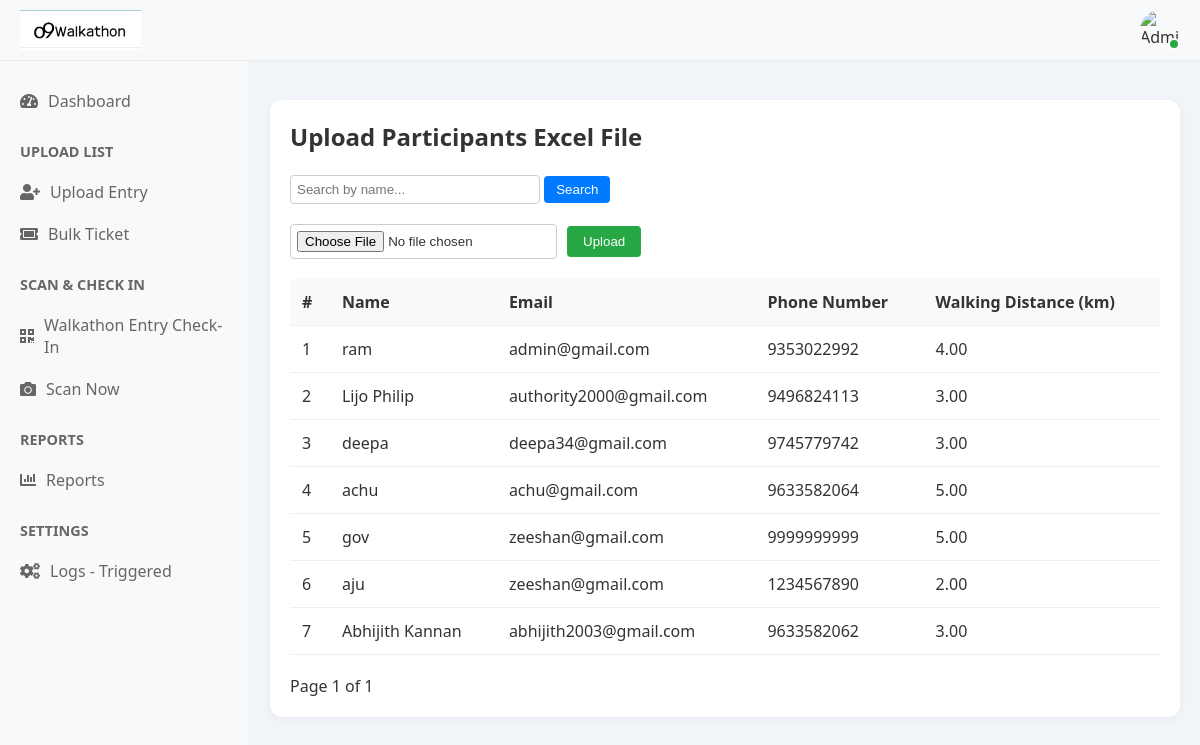
The page /upload_excel/?page=3 on the database as committed earlier.
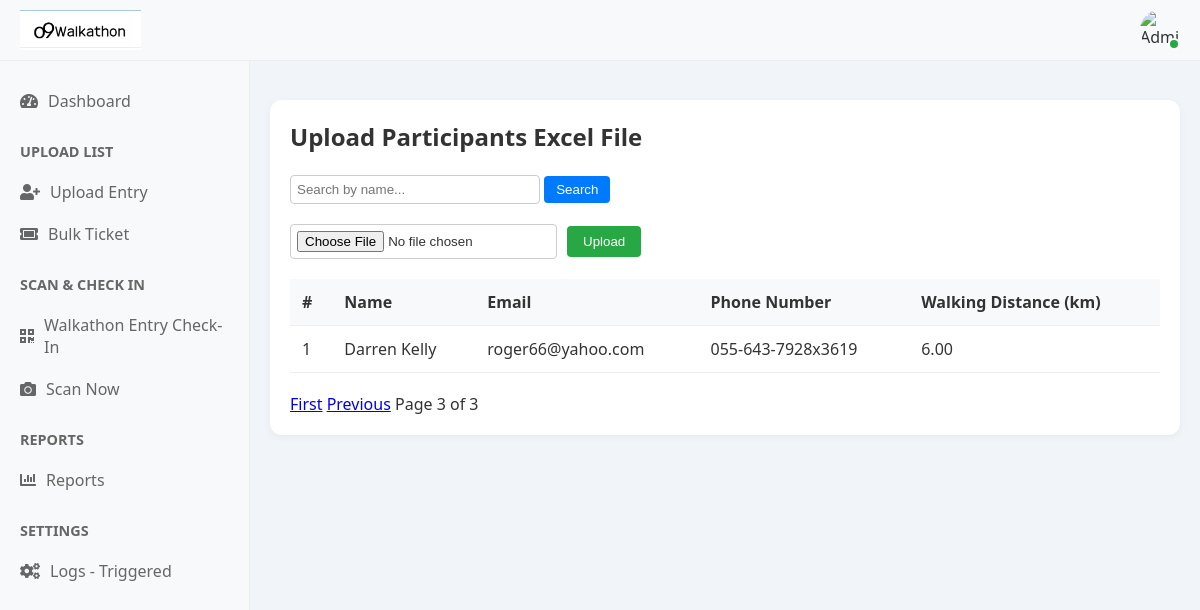
The same page on the database as committed later.
### walkathon_app/models.py (models this page shows, shortened)
class Participant(models.Model):
    unique_id = models.CharField(max_length=20, unique=True,default=uuid.uuid4)
    name = models.CharField(max_length=255)
    email = models.EmailField()
    phone_number = models.CharField(max_length=20)
    walking_distance_km = models.DecimalField(max_digits=5, decimal_places=2)
    registered_at = models.DateTimeField(auto_now_add=True)
    gender = models.CharField(max_length=10, choices=[('Male', 'Male'), ('Female', 'Female'), ('Others', 'Others')], null=True, blank=True)
    working_professional = models.CharField(max_length=3, choices=[('Yes', 'Yes'), ('No', 'No')], null=True, blank=True)
    o9_employee = models.CharField(max_length=3, choices=[('Yes', 'Yes'), ('No', 'No')], null=True, blank=True)
    employee_code = models.CharField(max_length=100, null=True, blank=True)
    company_name = models.CharField(max_length=255, null=True, blank=True)

### walkathon_app/views.py (the view)
# urls.py: path('upload_excel/', views.upload_excel, name='upload_excel'),
def upload_excel(request):
    if request.method == 'POST' and request.FILES.get('excel_file'):
        pass  # Keep your existing file parsing logic here
    search_query = request.GET.get('search', '')
    participants_qs = Participant.objects.all().order_by('-id')
    if search_query:
        participants_qs = participants_qs.filter(Q(name__icontains=search_query))
    paginator = Paginator(participants_qs, 15)  # 15 per page
    page_number = request.GET.get('page')
    page_obj = paginator.get_page(page_number)
    return render(request, 'registered_list.html', {
        'participants': page_obj,
        'page_obj': page_obj,
        'search_query': search_query,
    })

### templates/registered_list.html (shortened to what this page needs)
{% extends "base.html" %}
{% load static %}
{% block content %}
<div class="upload-section">
    <h2>Upload Participants Excel File</h2>
    <br>
    <form method="GET" action="" style="margin-bottom: 20px;">
    <input type="text" name="search" placeholder="Search by name..." value="{{ search_query }}" style="padding: 6px; width: 250px; border: 1px solid #ccc; border-radius: 4px;">
    <button type="submit" style="padding: 6px 12px; border: none; background-color: #007bff; color: white; border-radius: 4px;">Search</button>
    </form>
    <form method="POST" action="{% url 'upload_excel' %}" enctype="multipart/form-data" class="upload-form">
        <input type="file" name="excel_file" accept=".xlsx,.xls" required>
        <button type="submit">Upload</button>
    </form>
    {% if participants %}
    <table>
        <thead>
            <tr>
                <th>#</th>
                <th>Name</th>
                <th>Email</th>
                <th>Phone Number</th>
                <th>Walking Distance (km)</th>
            </tr>
        </thead>
        <tbody>
            {% for participant in page_obj %}
            <tr>
                <td>{{ forloop.counter }}</td>
                <td>{{ participant.name }}</td>
                <td>{{ participant.email }}</td>
                <td>{{ participant.phone_number }}</td>
                <td>{{ participant.walking_distance_km }}</td>
            </tr>
            {% endfor %}
        </tbody>
    </table>
    <div class="pagination" style="margin-top: 20px;">
    {% if page_obj.has_previous %}
        <a href="?page=1{% if search_query %}&search={{ search_query }}{% endif %}">First</a>
        <a href="?page={{ page_obj.previous_page_number }}{% if search_query %}&search={{ search_query }}{% endif %}">Previous</a>
    {% endif %}
    <span>Page {{ page_obj.number }} of {{ page_obj.paginator.num_pages }}</span>
</div>
    {% else %}
        <p>No data to display. Upload an Excel file to see participants.</p>
    {% endif %}
</div>
{% endblock %}

### templates/base.html (shortened to what this page needs)
<!DOCTYPE html>
<html lang="en">
<head>
    {% load static %}
    <link rel="stylesheet" href="https://cdnjs.cloudflare.com/ajax/libs/font-awesome/5.15.4/css/all.min.css">
</head>
<body>
<header class="dashboard-header-bar">
    <div class="header-left">
        <img src="{% static 'logo.png' %}" alt="Walkathon Logo" class="logo-icon">
    </div>
    <div class="header-right">
        <div class="profile-dropdown">
            <img src="{% static 'profile.jpg' %}" alt="Admin Profile" class="profile-img" id="profileToggle">
            <div class="status-indicator online"></div>
        </div>
    </div>
</header>
<div class="layout-wrapper">
    <div class="sidebar">
        <a href="/"><i class="fas fa-tachometer-alt"></i> Dashboard</a>
        <h4>UPLOAD LIST</h4>
        <a href="/registered_list/"><i class="fas fa-user-plus"></i> Upload Entry</a>
        <a href="{% url 'bulk_ticket' %}"><i class="fas fa-ticket-alt"></i> Bulk Ticket</a>
        <h4>SCAN & CHECK IN</h4>
        <a href="/checkin_list/"><i class="fas fa-qrcode"></i> Walkathon Entry Check-In</a>
        <a href="/scan_now/"><i class="fas fa-camera"></i> Scan Now</a>
        <h4>REPORTS</h4>
        <a href="/reports/"><i class="fas fa-chart-bar"></i> Reports</a>
        <h4>SETTINGS</h4>
        <a href="/logs_triggered/"><i class="fas fa-cogs"></i> Logs - Triggered</a>
    </div>
    <div class="container">
        {% block content %}
        {% endblock %}
    </div>
</div>
</body>
</html>

### templates/base.html (style rules this page uses)
* { margin: 0; padding: 0; box-sizing: border-box; }
body { font-family: 'Segoe UI', Tahoma, Geneva, Verdana, sans-serif; background: #f1f5f9; color: #333; }
.dashboard-header-bar { display: flex; justify-content: space-between; align-items: center; background: #f8f9fa; padding: 10px 20px; border-bottom: 1px solid #eee; position: fixed; width: 100%; top: 0; z-index: 1000; }
.header-left { display: flex; align-items: center; }
.logo-icon { height: 40px; margin-right: 10px; }
.header-right { display: flex; align-items: center; }
.profile-dropdown { position: relative; display: flex; align-items: center; }
.profile-img { width: 40px; height: 40px; border-radius: 50%; cursor: pointer; }
.status-indicator { width: 12px; height: 12px; background: #28a745; border-radius: 50%; position: absolute; bottom: 0; right: 0; border: 2px solid #fff; }
.layout-wrapper { display: flex; margin-top: 60px; }
.sidebar { width: 250px; background: #f8f9fa; padding: 20px 0; border-right: 1px solid #eee; height: calc(100vh - 60px); position: fixed; top: 60px; }
.sidebar h4 { padding: 10px 20px; color: #666; font-size: 0.9rem; text-transform: uppercase; margin-top: 10px; }
.sidebar a { padding: 10px 20px; color: #666; text-decoration: none; display: flex; align-items: center; }
.sidebar a i { margin-right: 10px; }
.container { margin-left: 250px; padding: 20px; width: calc(100% - 250px); }

### templates/registered_list.html (style rules this page uses)
.upload-section { background: #fff; padding: 20px; border-radius: 12px; box-shadow: 0 2px 8px rgba(0, 0, 0, 0.05); margin-top: 20px; }
.upload-form { display: flex; align-items: center; gap: 10px; margin-bottom: 20px; }
.upload-form input[type="file"] { border: 1px solid #ccc; padding: 6px; border-radius: 4px; }
.upload-form button { background-color: #28a745; color: white; padding: 8px 16px; border: none; border-radius: 4px; cursor: pointer; }
table { width: 100%; border-collapse: collapse; margin-top: 10px; }
th, td { padding: 12px; text-align: left; border-bottom: 1px solid #eee; }
th { background-color: #f8f9fa; font-weight: 600; }

Rows that differ between the two databases and show on the page:
removed Participant: name "ram", email "admin@gmail.com", phone_number "9353022992", walking_distance_km "4.00"
removed Participant: name "Lijo Philip", email "authority2000@gmail.com", phone_number "9496824113", walking_distance_km "3.00"
removed Participant: name "deepa", email "deepa34@gmail.com", phone_number "9745779742", walking_distance_km "3.00"
removed Participant: name "achu", email "achu@gmail.com", phone_number "9633582064", walking_distance_km "5.00"
removed Participant: name "gov", email "zeeshan@gmail.com", phone_number "9999999999", walking_distance_km "5.00"
removed Participant: name "aju", email "zeeshan@gmail.com", phone_number "1234567890", walking_distance_km "2.00"
removed Participant: name "Abhijith Kannan", email "abhijith2003@gmail.com", phone_number "9633582062", walking_distance_km "3.00"
added Participant: name "Darren Kelly", email "roger66@yahoo.com", phone_number "055-643-7928x3619", walking_distance_km "6.00"
Other text that changed with them:
{{ page_obj.number }}: "1" → "3"
{{ page_obj.paginator.num_pages }}: "1" → "3"
text now shown: "First Previous"
